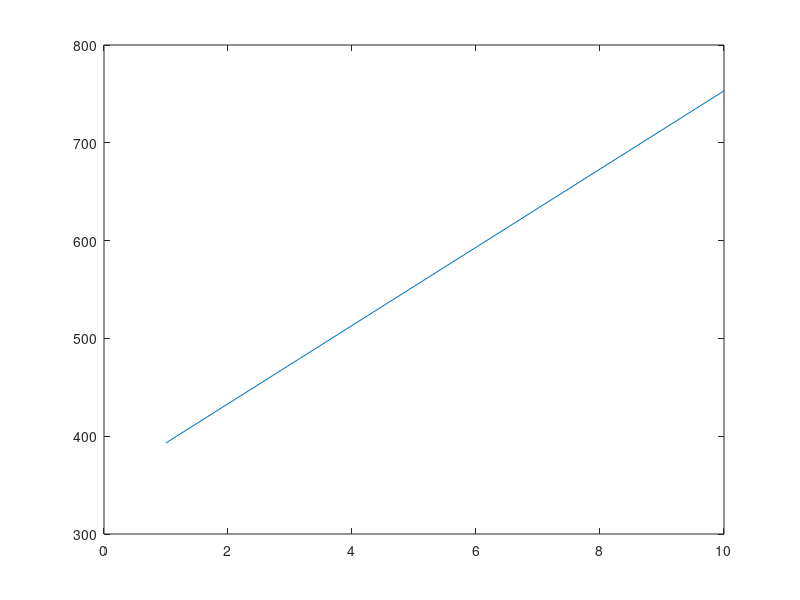

Here is the MATLAB script that generated this plot:
clc
clear
N = 10; %number of node points
X = 0.5; %total lenght of the case
Ar = 0.01; % area of the case
K = 1000; %conductivity 
T_A = 373.15; %Temperature at the start
T_B = 773.15; %teperature at the end

delta_X = X / (N); %dividing entire domain into small segment

a = zeros(N); % Creating an inital matrix of N*N for the temparature profile 

for i = 2 : N-1
    a(i,i) = (2 * K * Ar )/delta_X ; %calculating stiffness matrix for the diagonal apart from end points
end
for i = 1 : N-1
    a(i,i+1) = -(K * Ar )/delta_X; %calculating stiffness matrix for the parallel to diagonal  and above points
end
for i = 1 : N-1
    a(i+1, i) = -(K * Ar )/delta_X;%calculating stiffness matrix for the parallel to diagonal  and below points
end
for i=1
    a(i,i) =  (3 * K * Ar )/delta_X ;%calculating stiffness matrix for the diagonal top point
end
for i = N
    a(i,i) =  (3 * K * Ar )/delta_X ; %calculating stiffness matrix for the diagonal bottom point
end
a;
s = zeros(N,1);
s(1) = (2 * K * Ar * T_A )/delta_X; %Boundary condition for the start point
s(N) = (2 * K * Ar * T_B )/delta_X; %Boundary condition for the end point 
s;
T = a \ s % solve the linear system for the temperature distribution 

plot(T)
